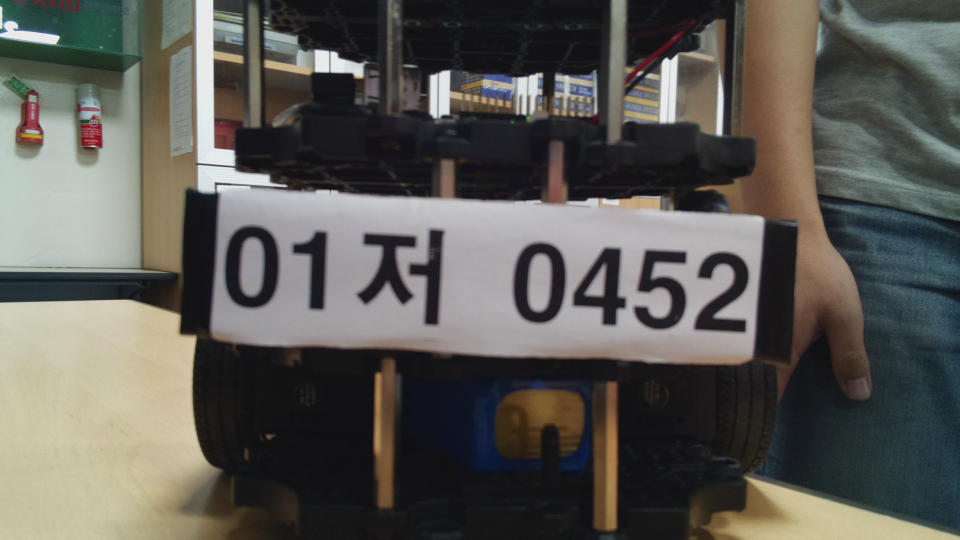
#> input picture OCR/plate_ocr/image24.png, 1920 x 1080 px (shown at 1/2 size)
$ python -i 'ocr (copy).py'   (imports and definitions only)   (older library calls are emulated)
#> lines starting #> are read from the running program, lines starting #| are printed output that depends on the picture; after the words box and inside, x2 and y2 are one past the last pixel; in counts of white or black regions, pixels touching at a corner belong together
#!/usr/bin/etc python

import cv2
import numpy as np
import pytesseract
from  PIL import Image

class Recognition:
    def ExtractNumber(self, file_name):
#        file_name=sys.argv[1]
#> called with file_name = 'image24.png'
        img=cv2.imread(file_name,cv2.IMREAD_COLOR)
#> img is the input picture: shape (1080, 1920, 3); mean B, G, R 85, 90.1, 91.8
        copy_img=img.copy()
        img_gray=cv2.cvtColor(img,cv2.COLOR_BGR2GRAY)
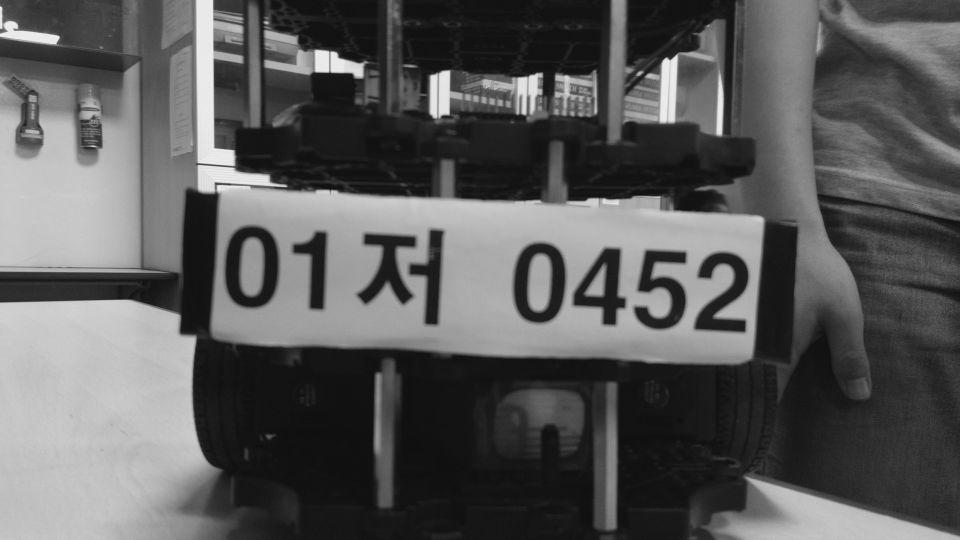
#> img_gray: shape (1080, 1920) (shown at 1/2 size); min 15, max 244, mean 90
        cv2.imwrite('gray.jpg',img_gray)
        img_blur = cv2.GaussianBlur(img_gray,(3,3),0)
        cv2.imwrite('blur.jpg',img_blur)
        img_canny=cv2.Canny(img_blur,130,200)
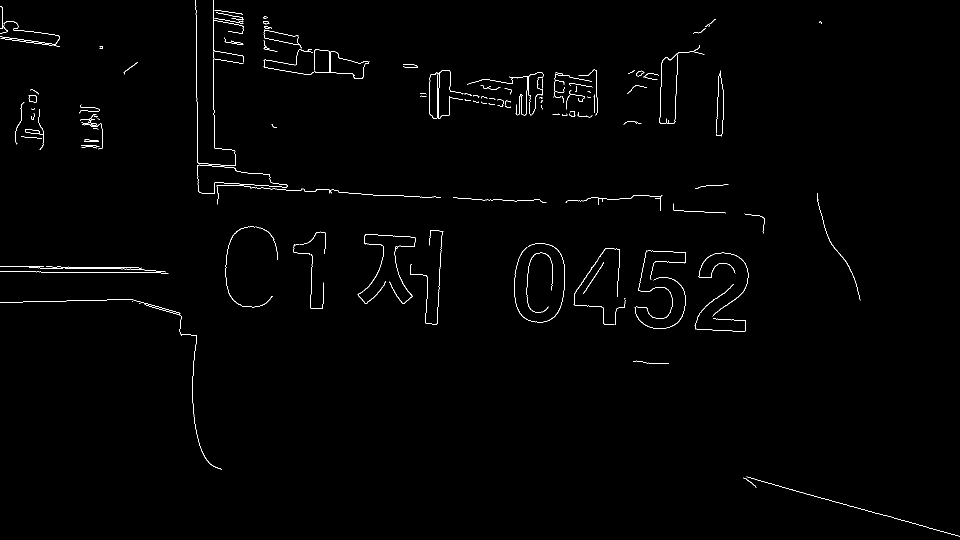
#> img_canny: shape (1080, 1920) (shown at 1/2 size); 0.77% white in thin lines or dots
        cv2.imwrite('canny.jpg',img_canny)
        #cnts,
        contours,hierarchy = cv2.findContours(img_canny, cv2.RETR_TREE, cv2.CHAIN_APPROX_SIMPLE)
#> contours = 148 contours, 118 with area under 20; largest, box (x1, y1, x2, y2) and area: (394, 329, 575, 388) 5036, (395, 329, 575, 388) 5018, (57, 190, 74, 205) 192, (57, 190, 74, 205) 188, (50, 259, 79, 268) 170

        box1=[]
        f_count=0
        select=0
        plate_width=0

        for i in range(len(contours)):
            cnt=contours[i]
            area = cv2.contourArea(cnt)
            x,y,w,h = cv2.boundingRect(cnt)
            rect_area=w*h  #area size 3*0.5 = 1.5
            aspect_ratio = float(w)/h # ratio = width/height   3/0.5 = 6

            if  (rect_area>=980)and(rect_area<=29000)and(aspect_ratio>=0.1)and(aspect_ratio<=0.8):
                cv2.rectangle(img,(x,y),(x+w,y+h),(0,255,0),1)
                box1.append(cv2.boundingRect(cnt))
#> this loop made 148 passes
#> (area, x, y, w, h, rect_area, aspect_ratio) on passes 5, 12, 18, 19, 21, 22, 23, 25, 27, 28, 31, 38: (34, 289, 609, 155, 330, 51150, 0.47), (44, 1401, 568, 66, 58, 3828, 1.14), (37.5, 1166, 525, 42, 63, 2646, 0.667), (49.5, 1147, 516, 82, 134, 10988, 0.612), (99.5, 1396, 505, 101, 128, 12928, 0.789), (34, 1053, 505, 53, 121, 6413, 0.438), (97.5, 1269, 501, 103, 157, 16171, 0.656), (63.5, 779, 492, 46, 116, 5336, 0.397), (69, 1028, 487, 102, 158, 16116, 0.646), (88.5, 715, 468, 116, 139, 16124, 0.835), (52, 451, 453, 95, 162, 15390, 0.586), (49.5, 1634, 386, 87, 215, 18705, 0.405)
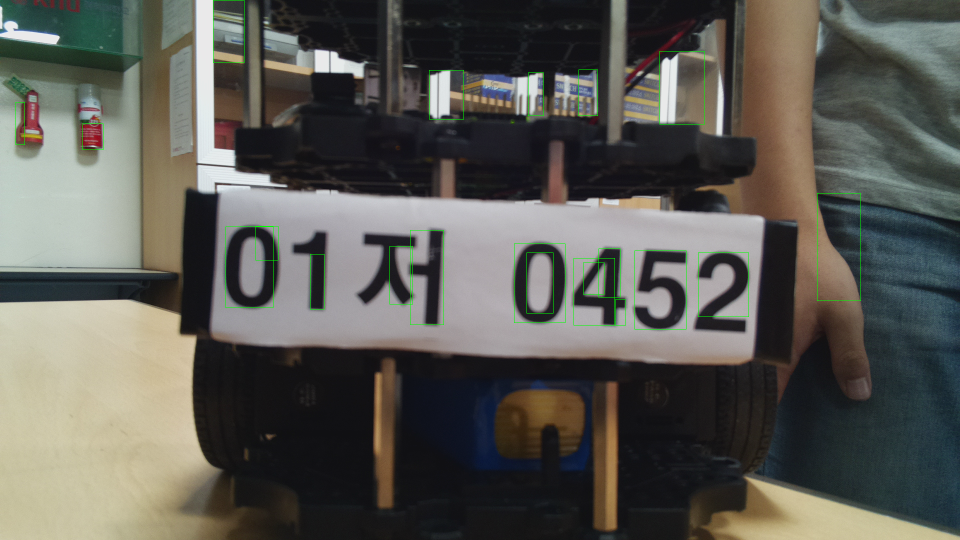
#> img: shape (1080, 1920, 3) (shown at 1/2 size); 0.36% of pixels changed, all inside (x1, y1, x2, y2) = (31, 0, 1722, 659)
#> after the loop, box1 = 21 items, first 6: (1230, 599, 21, 51), (1166, 525, 42, 63), (1147, 516, 82, 134), (620, 508, 28, 110), (1396, 505, 101, 128), (1053, 505, 53, 121)

        for i in range(len(box1)): ##Buble Sort on python
            for j in range(len(box1)-(i+1)):
                if box1[j][0]>box1[j+1][0]:
                    temp=box1[j]
                    box1[j]=box1[j+1]
                    box1[j+1]=temp
#> this loop made 21 passes
#> after the loop, box1 = 21 items, first 6: (31, 204, 18, 85), (165, 247, 41, 52), (426, 0, 62, 125), (451, 453, 95, 162), (511, 452, 45, 68), (620, 508, 28, 110)

        # to find number plate measureing length between rectangles
        for m in range(len(box1)):
            count=0
            for n in range(m+1,(len(box1)-1)):
                delta_x=abs(box1[n+1][0]-box1[m][0])
                if delta_x > 150:
                    break
                delta_y =abs(box1[n+1][1]-box1[m][1])
                if delta_x ==0:
                    delta_x=1
                if delta_y ==0:
                    delta_y=1
                gradient =float(delta_y) /float(delta_x)
                if gradient<0.20:
                    count=count+1
               #measure number plate size
                if count > f_count:
                    select = m
                    f_count = count
                    plate_width=delta_x
#> after the loop, f_count = 3; plate_width = 144; select = 10
        cv2.imwrite('snake.jpg',img)

        #number_plate=copy_img[box1[select][1]-80:box1[select][3]+box1[select][1]+30,box1[select]c[0]-1500:box1[select][0]+1400]

        post_plate=copy_img[box1[select][1]-80:box1[select][3]+box1[select][1]+30,box1[select][0]:box1[select][0]+400]
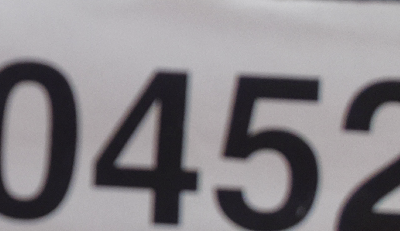
#> post_plate: shape (231, 400, 3); mean B, G, R 136.1, 132.2, 135.8
        resize_plate=cv2.resize(post_plate,None,fx=1.2,fy=1.2,interpolation=cv2.INTER_CUBIC+cv2.INTER_LINEAR)
        plate_gray=cv2.cvtColor(resize_plate,cv2.COLOR_BGR2GRAY)
        ret,th_plate = cv2.threshold(plate_gray,150,255,cv2.THRESH_BINARY)
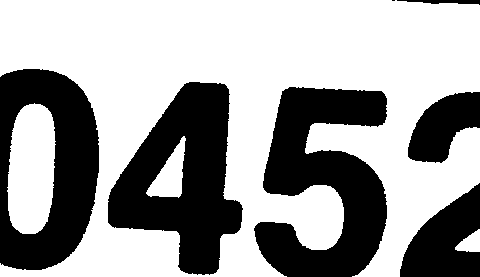
#> th_plate: shape (277, 480); 62.6% white; 7 black regions (1 under 20 px), largest, box (x1, y1, x2, y2) and area: (254, 87, 387, 277) 15229, (108, 82, 243, 275) 14244, (0, 69, 99, 270) 12174, (400, 183, 480, 277) 4636, (408, 92, 480, 163) 3204, (397, 0, 480, 5) 244

        cv2.imwrite('post_plate_th.jpg',th_plate)
        # [4 lines of commented-out code are left out]

#> (the run stopped early here; a loop or call above may not have finished)

$ run again, on OCR/plate_ocr/image25.png
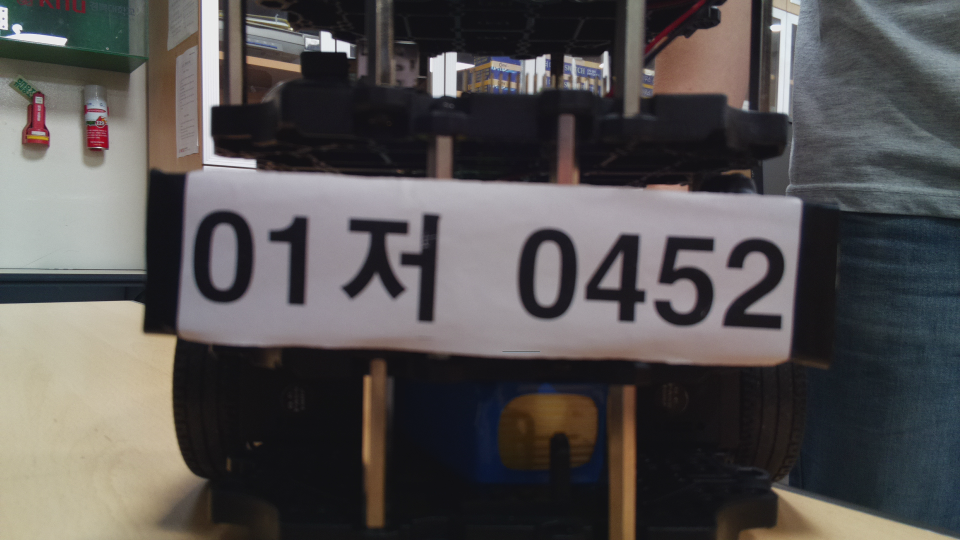
#> input picture OCR/plate_ocr/image25.png, 1920 x 1080 px (shown at 1/2 size)
#> in ExtractNumber, img is the input picture: shape (1080, 1920, 3); mean B, G, R 81.2, 81.6, 84.6
#> in ExtractNumber, `img_canny=cv2.Canny(img_blur,130,200)`:
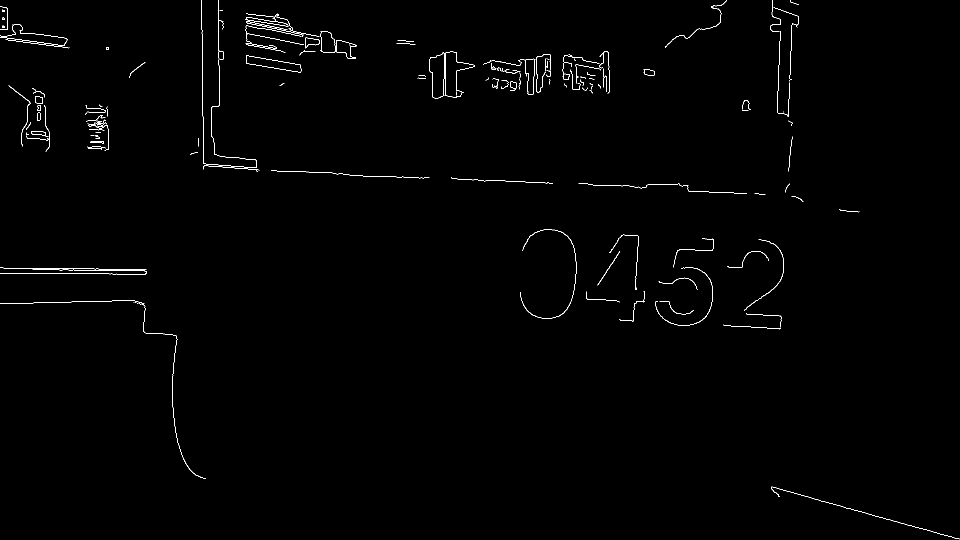
#> img_canny: shape (1080, 1920) (shown at 1/2 size); 0.64% white in thin lines or dots
#> contours = 173 contours, 136 with area under 20; largest, box (x1, y1, x2, y2) and area: (859, 105, 889, 197) 2074, (859, 105, 889, 197) 2055, (492, 111, 603, 145) 1680, (492, 111, 603, 145) 1676, (641, 62, 672, 105) 1036
#> the loop in ExtractNumber, `for i in range(len(contours)):` made 173 passes
#> (area, x, y, w, h, rect_area, aspect_ratio) on passes 4, 15, 18: (35.5, 283, 609, 129, 349, 45021, 0.37), (20, 1317, 555, 78, 25, 1950, 3.12), (55, 1311, 534, 115, 117, 13455, 0.983)
#> after the loop in ExtractNumber, `for i in range(len(contours)):`: box1 = 18 items, first 6: (1195, 503, 45, 68), (1515, 478, 53, 124), (1218, 469, 60, 111), (1040, 459, 113, 178), (177, 249, 41, 52), (88, 210, 12, 93)
#> the loop in ExtractNumber, `for i in range(len(box1)):` made 18 passes
#> after the loop in ExtractNumber, `for i in range(len(box1)):`: box1 = 18 items, first 6: (43, 207, 19, 86), (88, 210, 12, 93), (177, 249, 41, 52), (641, 62, 31, 43), (641, 62, 30, 43), (859, 105, 30, 92)
#> the loop in ExtractNumber, `for m in range(len(box1)):` made 18 passes
#> after the loop in ExtractNumber, `for m in range(len(box1)):`: f_count = 1; plate_width = 30; select = 5
#> in ExtractNumber, `ret,th_plate = cv2.threshold(plate_gray,150,255,cv2.THRESH_BINARY)`:
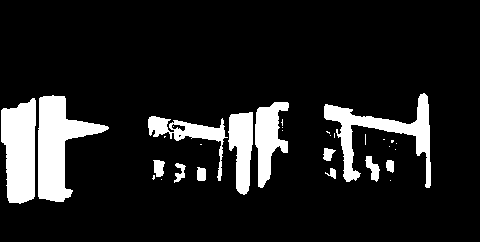
#> th_plate: shape (242, 480); 12.4% white; 31 white regions (18 under 20 px), largest, box (x1, y1, x2, y2) and area: (38, 95, 109, 202) 3441, (1, 98, 36, 204) 2994, (324, 93, 431, 188) 2706

$ run again, on OCR/plate_ocr/image26.png
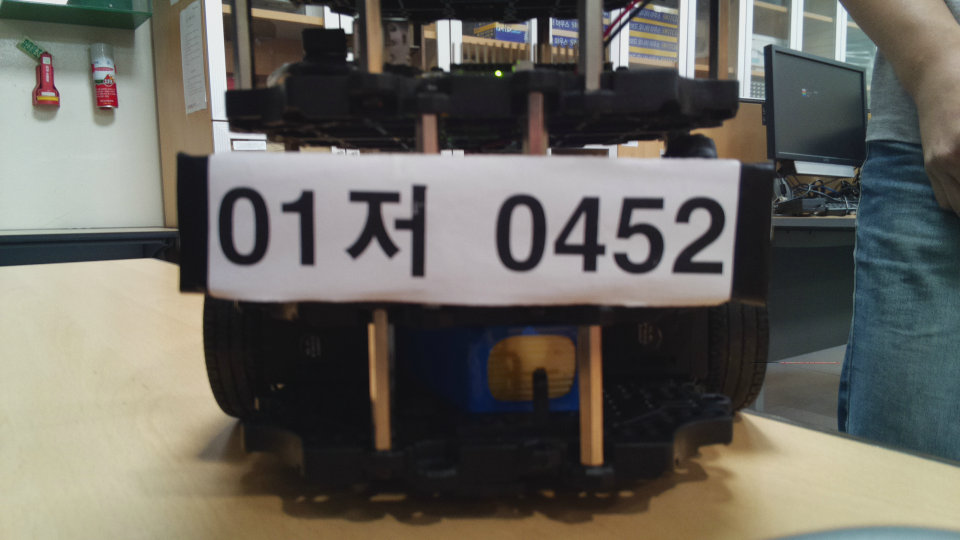
#> input picture OCR/plate_ocr/image26.png, 1920 x 1080 px (shown at 1/2 size)
#> in ExtractNumber, img is the input picture: shape (1080, 1920, 3); mean B, G, R 94.7, 101.2, 103.8
#> in ExtractNumber, `img_canny=cv2.Canny(img_blur,130,200)`:
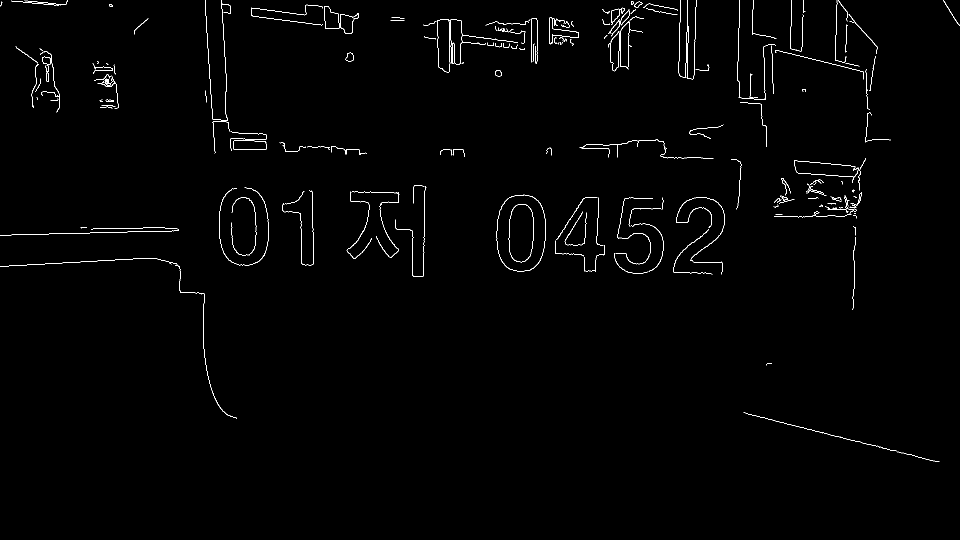
#> img_canny: shape (1080, 1920) (shown at 1/2 size); 0.89% white in thin lines or dots, all inside (x1, y1, x2, y2) = (0, 0, 1920, 924)
#> contours = 231 contours, 184 with area under 20; largest, box (x1, y1, x2, y2) and area: (992, 388, 1092, 544) 12532, (992, 389, 1092, 544) 12462, (1017, 408, 1068, 525) 4857, (1017, 408, 1068, 525) 4821, (874, 39, 901, 145) 2322
#> the loop in ExtractNumber, `for i in range(len(contours)):` made 231 passes
#> (area, x, y, w, h, rect_area, aspect_ratio) on passes 4, 15, 17: (36, 350, 530, 124, 307, 38068, 0.404), (31, 1346, 476, 79, 73, 5767, 1.08), (25, 752, 472, 27, 43, 1161, 0.628)
#> after the loop in ExtractNumber, `for i in range(len(contours)):`: box1 = 42 items, first 6: (1168, 490, 42, 54), (752, 472, 27, 43), (1262, 446, 66, 98), (1129, 423, 44, 68), (568, 422, 37, 108), (1111, 407, 51, 74)
#> the loop in ExtractNumber, `for i in range(len(box1)):` made 42 passes
#> after the loop in ExtractNumber, `for i in range(len(box1)):`: box1 = 42 items, first 6: (63, 128, 14, 88), (80, 103, 40, 122), (203, 153, 34, 65), (410, 0, 52, 241), (425, 242, 36, 65), (438, 376, 72, 156)
#> the loop in ExtractNumber, `for m in range(len(box1)):` made 42 passes
#> after the loop in ExtractNumber, `for m in range(len(box1)):`: f_count = 2; plate_width = 112; select = 20
#> in ExtractNumber, `ret,th_plate = cv2.threshold(plate_gray,150,255,cv2.THRESH_BINARY)`:
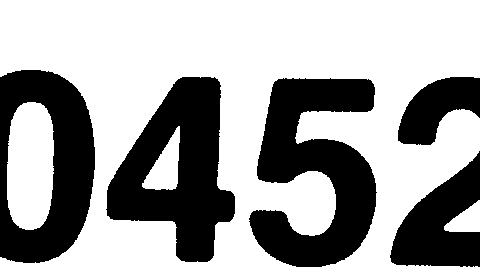
#> th_plate: shape (272, 480); 63.8% white; 5 black regions, box (x1, y1, x2, y2) and area: (249, 78, 377, 267) 14125, (106, 77, 235, 262) 12936, (0, 70, 95, 263) 10883, (390, 151, 480, 267) 5914, (398, 77, 480, 145) 3356

$ run again, on OCR/plate_ocr/image5.png
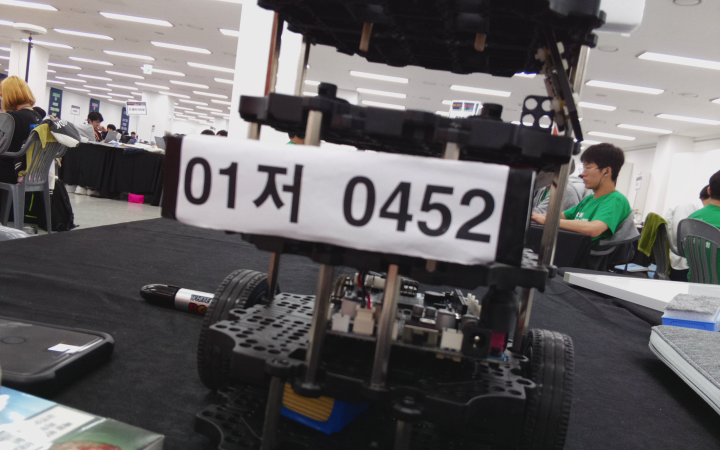
#> input picture OCR/plate_ocr/image5.png, 1440 x 900 px (shown at 1/2 size)
#> in ExtractNumber, img is the input picture: shape (900, 1440, 3); mean B, G, R 99.3, 97.8, 100.9
#> in ExtractNumber, `img_canny=cv2.Canny(img_blur,130,200)`:
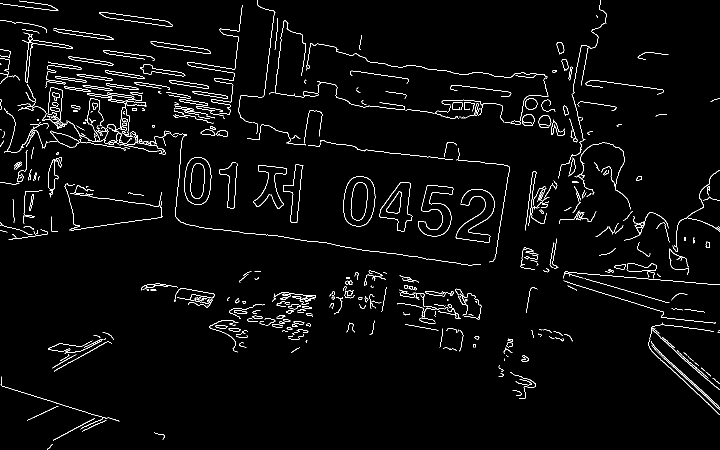
#> img_canny: shape (900, 1440) (shown at 1/2 size); 2.7% white in thin lines or dots
#> contours = 577 contours, 399 with area under 20; largest, box (x1, y1, x2, y2) and area: (687, 352, 751, 453) 5174, (687, 352, 751, 453) 5129, (369, 314, 423, 410) 4194, (369, 314, 423, 410) 4154, (759, 364, 825, 463) 3490
#> the loop in ExtractNumber, `for i in range(len(contours)):` made 577 passes
#> (area, x, y, w, h, rect_area, aspect_ratio) on passes 5, 26, 29: (40, 106, 836, 84, 45, 3780, 1.87), (22, 104, 709, 49, 28, 1372, 1.75), (33.5, 1354, 700, 59, 54, 3186, 1.09)
#> the loop in ExtractNumber, `for i in range(len(box1)):` made 45 passes
#> the loop in ExtractNumber, `for m in range(len(box1)):` made 45 passes
#> in ExtractNumber, `ret,th_plate = cv2.threshold(plate_gray,150,255,cv2.THRESH_BINARY)`:
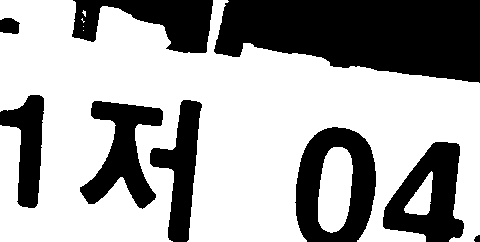
#> th_plate: shape (242, 480); 64.2% white; 9 black regions, largest, box (x1, y1, x2, y2) and area: (214, 0, 480, 83) 16830, (295, 127, 376, 242) 5404, (383, 142, 464, 242) 4602
